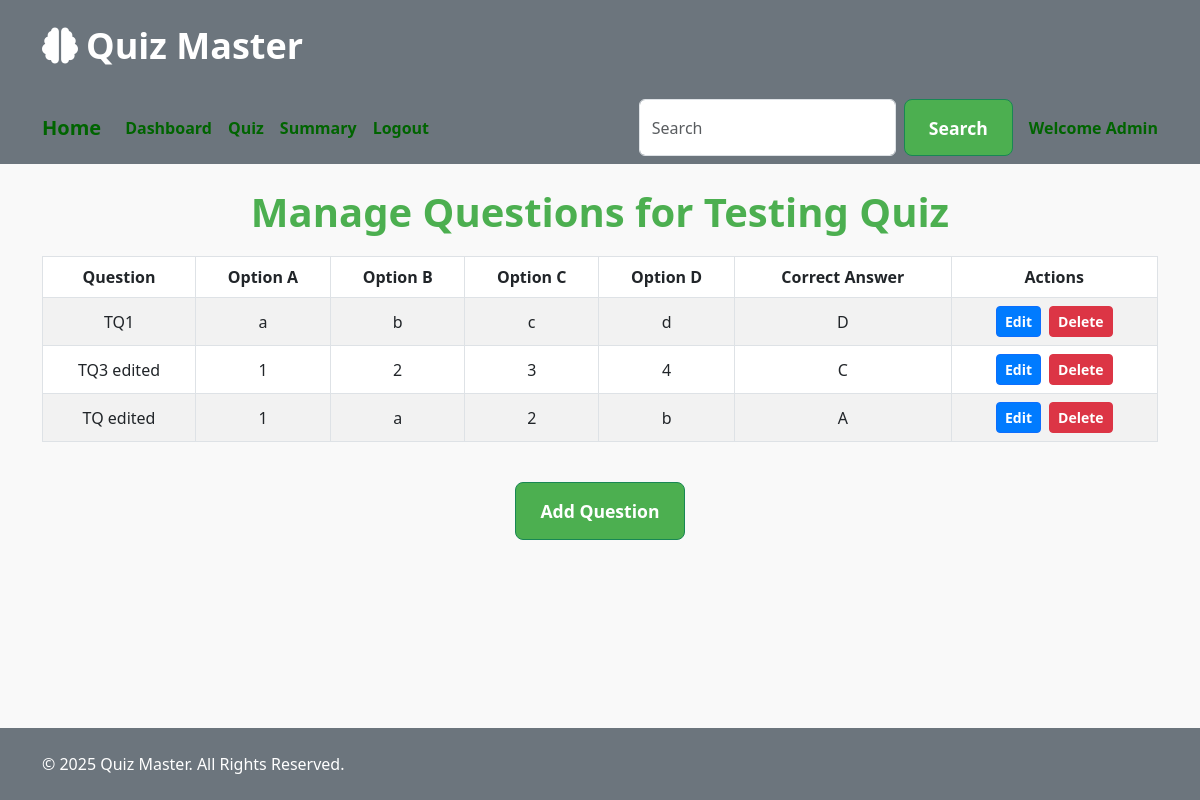
/manage_questions/1 (signed in), run on the app's committed database.
### app.py (models this page shows)
class Quiz(db.Model):
    id = db.Column(db.Integer, primary_key=True)
    title = db.Column(db.String(255), nullable=False)
    chapter_id = db.Column(db.Integer, db.ForeignKey('chapter.id'), nullable=False)
    date_of_quiz = db.Column(db.Date, nullable=False)
    duration = db.Column(db.Time, nullable=False)
    remarks = db.Column(db.String, nullable=True)
    questions = db.relationship('Question', backref='quiz', lazy=True)
    scores = db.relationship('Score', backref='quiz', lazy=True)

class Question(db.Model):
    id = db.Column(db.Integer, primary_key=True)
    quiz_id = db.Column(db.Integer, db.ForeignKey('quiz.id'), nullable=False)
    question_statement = db.Column(db.Text, nullable=False)
    option1 = db.Column(db.String(200), nullable=False)
    option2 = db.Column(db.String(200), nullable=False)
    option3 = db.Column(db.String(200), nullable=False)
    option4 = db.Column(db.String(200), nullable=False)
    correct_option = db.Column(db.String(1), nullable=False)

### app.py (the view)
@app.route('/manage_questions/<int:quiz_id>')
@login_required
def manage_questions(quiz_id):
    if current_user.role != 'admin':
        flash('Only admins can manage questions.', 'error')
        return redirect(url_for('index'))
    try:
        quiz_entry = Quiz.query.get_or_404(quiz_id)
        quiz_questions = Question.query.filter_by(quiz_id=quiz_id).all()
        return render_template('admin/manage_question.html', quiz=quiz_entry, questions=quiz_questions)
    except Exception as e:
        flash(f'Error loading questions: {str(e)}', 'danger')
        return redirect(url_for('admin_quiz_view'))

### app.py (called while the page is built)
@login_manager.user_loader
def load_current_user(user_id):
    return db.session.get(User, int(user_id))  # Fixed LegacyAPIWarning yha se

### templates/admin/manage_question.html (shortened to what this page needs)
<!DOCTYPE html>
<html lang="en">
<head>
    <link href="https://cdn.jsdelivr.net/npm/bootstrap@5.3.0-alpha1/dist/css/bootstrap.min.css" rel="stylesheet">
    <link rel="stylesheet" href="https://cdnjs.cloudflare.com/ajax/libs/font-awesome/6.5.1/css/all.min.css">
</head>
<body>
    <header>
        <div class="container">
            <h1><i class="fas fa-brain me-2"></i>Quiz Master</h1>
        </div>
    </header>
    <nav class="navbar navbar-expand-lg navbar-custom">
        <div class="container">
            <a class="navbar-brand" href="/">Home</a>
            <div class="collapse navbar-collapse" id="navbarNav">
                <ul class="navbar-nav me-auto mb-2 mb-lg-0">
                    <li class="nav-item">
                        <a class="nav-link" href="/admin/dashboard">Dashboard</a>
                    </li>
                    <li class="nav-item">
                        <a class="nav-link" href="/admin/quiz">Quiz</a>
                    </li>
                    <li class="nav-item">
                        <a class="nav-link" href="/admin/summary">Summary</a>
                    </li>
                    <li class="nav-item">
                        <a class="nav-link" href="/logout">Logout</a>
                    </li>
                </ul>
                <form method="GET" action="/admin/search" class="d-flex me-3">
                    <input type="text" name="search" class="form-control me-2" placeholder="Search">
                    <button type="submit" class="btn btn-success">Search</button>
                </form>
                <span class="navbar-text">Welcome Admin</span>
            </div>
        </div>
    </nav>
    <main class="content">
        <div class="container my-4">
            <h1 class="header-title">Manage Questions for {{ quiz.title }}</h1>
            <div class="table-responsive">
                <table class="table table-bordered table-striped">
                    <thead>
                        <tr>
                            <th>Question</th>
                            <th>Option A</th>
                            <th>Option B</th>
                            <th>Option C</th>
                            <th>Option D</th>
                            <th>Correct Answer</th>
                            <th>Actions</th>
                        </tr>
                    </thead>
                    <tbody>
                        {% if questions %}
                            {% for question in questions %}
                            <tr>
                                <td>{{ question.question_statement }}</td>
                                <td>{{ question.option1 }}</td>
                                <td>{{ question.option2 }}</td>
                                <td>{{ question.option3 }}</td>
                                <td>{{ question.option4 }}</td>
                                <td>{{ question.correct_option }}</td>
                                <td>
                                    <div class="d-flex gap-2 justify-content-center">
                                        <a href="/edit_question/{{ question.id }}" class="btn btn-primary btn-sm">Edit</a>
                                        <form method="POST" action="/delete_question/{{ question.id }}" style="display:inline;" onsubmit="return confirm('Are you sure you want to delete this question?');">
                                            <button type="submit" class="btn btn-danger btn-sm">Delete</button>
                                        </form>
                                    </div>
                                </td>
                            </tr>
                            {% endfor %}
                        {% else %}
                            <tr>
                                <td colspan="7" class="no-quizzes">No questions available.</td>
                            </tr>
                        {% endif %}
                    </tbody>
                </table>
            </div>
            <div class="text-center mt-4">
                <a href="/add_question/{{ quiz.id }}" class="btn btn-success">Add Question</a>
            </div>
        </div>
    </main>
    <footer>
        <div class="container">
            <p class="mb-0">© 2025 Quiz Master. All Rights Reserved.</p>
        </div>
    </footer>
</body>
</html>

### templates/admin/manage_question.html (style rules this page uses)
body { background-color: #f9f9f9; font-family: 'Segoe UI', Tahoma, Geneva, Verdana, sans-serif; min-height: 100vh; display: flex; flex-direction: column; }
header { background-color: #6c757d; color: white; padding: 1.5rem 0; box-shadow: 0 2px 4px rgba(0,0,0,0.1); }
header h1 { margin: 0; font-size: 2.25rem; font-weight: 600; }
.navbar-custom { background-color: #6c757d; }
.navbar-custom .navbar-brand, .navbar-custom .nav-link { color: #006400; font-weight: bold; }
.navbar-custom .navbar-text { color: #006400; font-weight: bold; }
.content { flex: 1 0 auto; }
.header-title { color: #4CAF50; font-weight: bold; margin-bottom: 20px; text-align: center; }
.table-responsive { margin-top: 20px; }
.table thead { background-color: #87CEEB; color: #fff; }
.table th, .table td { text-align: center; vertical-align: middle; }
.btn-primary { background-color: #007bff; color: #fff; font-weight: bold; }
.btn-danger { background-color: #dc3545; color: #fff; font-weight: bold; }
.btn-success { background-color: #4CAF50; color: #fff; font-weight: bold; padding: 0.9rem 1.5rem; border-radius: 8px; font-size: 1.1rem; transition: all 0.3s ease; }
footer { background-color: #6c757d; color: white; padding: 1.5rem 0; box-shadow: "0 -2px 4px rgba(0,0,0,0.1)"; }

### data on the page
Quiz: title "Testing Quiz"
Question: question_statement "TQ1", option1 "a", option2 "b", option3 "c", option4 "d", correct_option "D"
Question: question_statement "TQ3 edited", option1 "1", option2 "2", option3 "3", option4 "4", correct_option "C"
Question: question_statement "TQ edited", option1 "1", option2 "a", option3 "2", option4 "b", correct_option "A"
